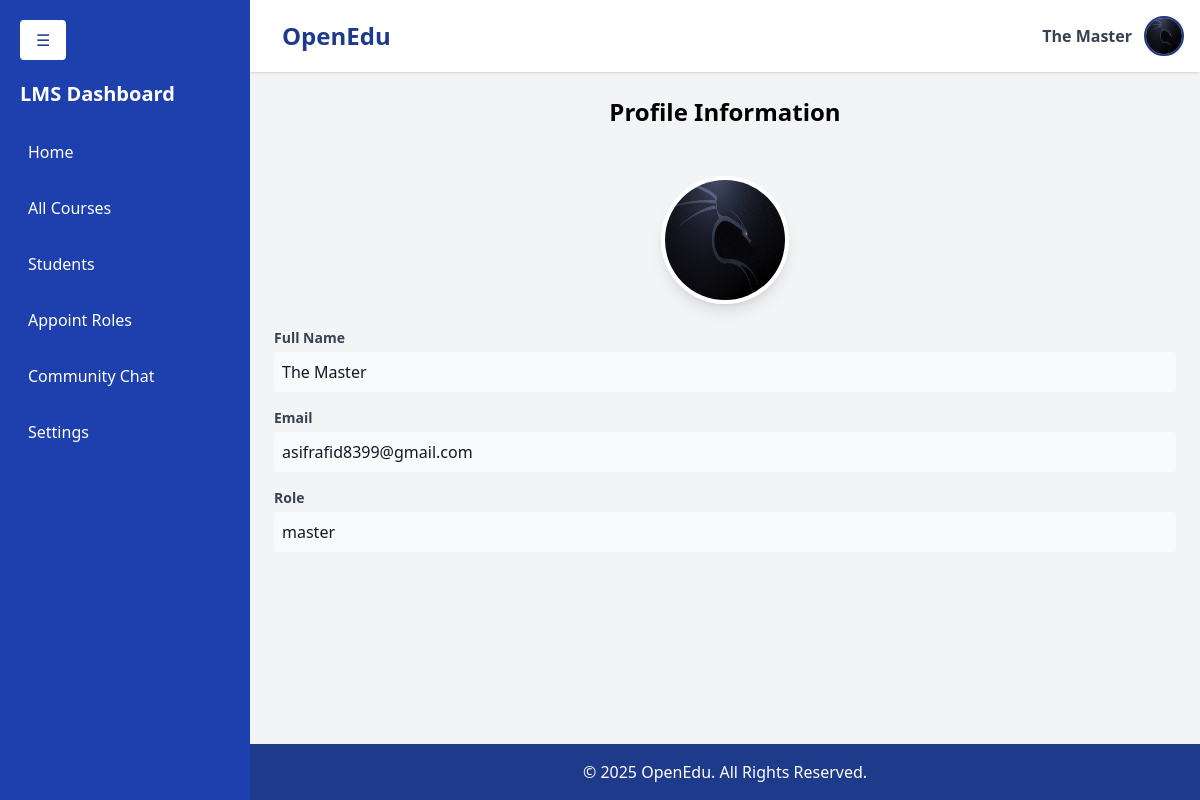
Page /accounts/viewprofile/ (signed in) on the committed database.
### accounts/models.py (models this page shows, shortened)
class User(AbstractUser):
    contact = models.CharField(max_length=15, blank=True, null=True)
    profilepicture = models.ImageField(upload_to='images/profilepictures', blank=True, null=True,default='images/profilepictures/rafid1.jpg')
    role=models.TextField(default='user')
    course=models.IntegerField(default=-1)
    department=models.IntegerField(default=-1)
    groups = models.ManyToManyField(
        'auth.Group',
        related_name='custom_user_set',
        blank=True
    )
    user_permissions = models.ManyToManyField(
        'auth.Permission',
        related_name='custom_user_permissions_set',
        blank=True
    )

### accounts/views.py (the view)
# urls.py: path('viewprofile/', view_profile, name='viewprofile'),
@login_required
def view_profile(request):
    user = request.user
    context = {
        'user': user,
        'full_name': user.get_full_name() if user.get_full_name() else user.username,
        'email': user.email,
        'role': user.role,
        'profile_picture': user.profilepicture.url if user.profilepicture else 'https://via.placeholder.com/150'
    }
    return render(request, 'viewprofile.html', context)

### accounts/templates/viewprofile.html (shortened to what this page needs)
{% extends 'dashboard.html' %}
{%block content %}
        <div class="p-6 text-center">
            <h1 class="text-2xl font-bold text-black">Profile Information</h1>
        </div>
        <div class="p-6">
            <div class="flex justify-center mb-6">
                <div class="relative">
                    <img id="profileImage" src="{{ profile_picture }}" alt="Profile"
                         class="w-32 h-32 rounded-full border-4 border-white shadow-lg">
                </div>
            </div>
            <div class="space-y-4">
                <div>
                    <label class="block text-gray-700 text-sm font-bold mb-1">Full Name</label>
                    <div id="nameDisplay" class="text-gray-900 font-medium p-2 bg-gray-50 rounded">{{ full_name }}</div>
                </div>
                <div>
                    <label class="block text-gray-700 text-sm font-bold mb-1">Email</label>
                    <div id="emailDisplay" class="text-gray-900 font-medium p-2 bg-gray-50 rounded">{{ email }}</div>
                </div>
                <div>
                    <label class="block text-gray-700 text-sm font-bold mb-1">Role</label>
                    <div id="roleDisplay" class="text-gray-900 font-medium p-2 bg-gray-50 rounded">{{ role }}</div>
                </div>
            </div>
        </div>
{% endblock %}

### home/templates/inc/header.html (shortened to what this page needs)
<header
  class="bg-white shadow p-4 flex justify-between items-center relative w-full top-0 right-0 4 z-10 sticky"
>
  <div class="flex items-center space-x-4">
    <h1 class="text-2xl font-bold text-blue-900">OpenEdu</h1>
  </div>
  <div class="flex items-center space-x-3 relative">
    <span class="text-gray-700 font-semibold">
      {{ request.user.first_name }} {{ request.user.last_name }}
    </span>
    <a
      href="javascript:void(0);"
      onclick="toggleDropdownProfile()"
      class="w-10 h-10"
    >
      <img
        src="{{ request.user.profilepicture.url }}"
        alt="Profile"
        class="w-10 h-10 rounded-full border-2 border-blue-900"
      />
    </a>
  </div>
</header>

### rows in the picture
User: user.first_name "The", user.last_name "Master", user.profilepicture (picture), email "asifrafid8399@gmail.com", role "master"

### other values in the picture
{{ full_name }} "The Master"
